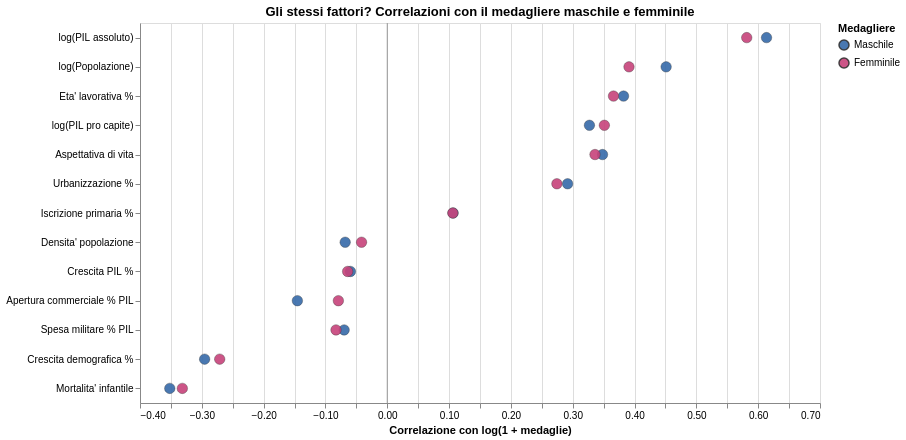

This figure's notebook cell:
### Markdown cell above
### Correlazioni per genere, fianco a fianco

Per ogni indicatore calcolo la correlazione di Pearson con `log(1 + medaglie maschili)` e con `log(1 + medaglie femminili)`. Se i due punti di un indicatore sono vicini, quel fattore "spiega" i due medaglieri allo stesso modo.

### Code cell
records = []
for col, label in INDICATORI.items():
    for target, genere in [("log_medaglie_m", "Maschile"), ("log_medaglie_f", "Femminile")]:
        tmp = panel[[col, target]].replace([np.inf, -np.inf], np.nan).dropna()
        if len(tmp) >= 30 and tmp[col].nunique() > 1:
            records.append({
                "indicatore": label,
                "genere": genere,
                "r": tmp[col].corr(tmp[target]),
                "n": len(tmp),
            })
corr_genere = pd.DataFrame(records)

ordine_indicatori = (
    corr_genere.loc[corr_genere["genere"] == "Femminile"]
    .sort_values("r", ascending=False)["indicatore"]
    .tolist()
)

punti_corr = (
    alt.Chart(corr_genere)
    .mark_circle(size=110, opacity=0.9, stroke="#333333", strokeWidth=0.4)
    .encode(
        y=alt.Y("indicatore:N", sort=ordine_indicatori, title=None),
        x=alt.X("r:Q", title="Correlazione con log(1 + medaglie)", scale=alt.Scale(domain=[-0.4, 0.7])),
        color=alt.Color("genere:N", title="Medagliere", scale=SCALA_GENERE),
        tooltip=[
            alt.Tooltip("indicatore:N", title="Indicatore"),
            alt.Tooltip("genere:N", title="Medagliere"),
            alt.Tooltip("r:Q", title="r di Pearson", format=".3f"),
            alt.Tooltip("n:Q", title="Osservazioni", format=",.0f"),
        ],
    )
)
zero_v = (
    alt.Chart(pd.DataFrame({"r": [0.0]}))
    .mark_rule(color="#999999")
    .encode(x="r:Q")
)

corr_dot_chart = (zero_v + punti_corr).properties(
    width=680, height=380,
    title="Gli stessi fattori? Correlazioni con il medagliere maschile e femminile",
)

corr_dot_chart

### Figure 1 — Vega-Lite specification as saved in the notebook (floating-point values rounded to 4 significant figures)
{"config": {"view": {"continuousWidth": 300, "continuousHeight": 300}}, "layer": [{"data": {"name": "data-2af3004a540e80d6ed620da968cf8a74"}, "mark": {"type": "rule", "color": "#999999"}, "encoding": {"x": {"field": "r", "type": "quantitative"}}}, {"data": {"name": "data-34e2748a12c30a64a1243708316b1ba9"}, "mark": {"type": "circle", "opacity": 0.9, "size": 110, "stroke": "#333333", "strokeWidth": 0.4}, "encoding": {"color": {"field": "genere", "scale": {"domain": ["Maschile", "Femminile"], "range": ["#3569a8", "#c7437a"]}, "title": "Medagliere", "type": "nominal"}, "tooltip": [{"field": "indicatore", "title": "Indicatore", "type": "nominal"}, {"field": "genere", "title": "Medagliere", "type": "nominal"}, {"field": "r", "format": ".3f", "title": "r di Pearson", "type": "quantitative"}, {"field": "n", "format": ",.0f", "title": "Osservazioni", "type": "quantitative"}], "x": {"field": "r", "scale": {"domain": [-0.4, 0.7]}, "title": "Correlazione con log(1 + medaglie)", "type": "quantitative"}, "y": {"field": "indicatore", "sort": ["log(PIL assoluto)", "log(Popolazione)", "Eta' lavorativa %", "log(PIL pro capite)", "Aspettativa di vita", "Urbanizzazione %", "Iscrizione primaria %", "Densita' popolazione", "Crescita PIL %", "Apertura commerciale % PIL", "Spesa militare % PIL", "Crescita demografica %", "Mortalita' infantile"], "title": null, "type": "nominal"}}}], "height": 380, "title": "Gli stessi fattori? Correlazioni con il medagliere maschile e femminile", "width": 680, "$schema": "https://vega.github.io/schema/vega-lite/v6.4.1.json", "datasets": {"data-2af3004a540e80d6ed620da968cf8a74": [{"r": 0.0}], "data-34e2748a12c30a64a1243708316b1ba9": [{"indicatore": "log(PIL assoluto)", "genere": "Maschile", "r": 0.6135, "n": 2628}, {"indicatore": "log(PIL assoluto)", "genere": "Femminile", "r": 0.5815, "n": 2628}, {"indicatore": "log(PIL pro capite)", "genere": "Maschile", "r": 0.327, "n": 2628}, {"indicatore": "log(PIL pro capite)", "genere": "Femminile", "r": 0.3512, "n": 2628}, {"indicatore": "log(Popolazione)", "genere": "Maschile", "r": 0.4511, "n": 3319}, {"indicatore": "log(Popolazione)", "genere": "Femminile", "r": 0.391, "n": 3319}, {"indicatore": "Aspettativa di vita", "genere": "Maschile", "r": 0.3482, "n": 3083}, {"indicatore": "Aspettativa di vita", "genere": "Femminile", "r": 0.336, "n": 3083}, {"indicatore": "Mortalita' infantile", "genere": "Maschile", "r": -0.3518, "n": 2697}, {"indicatore": "Mortalita' infantile", "genere": "Femminile", "r": -0.3315, "n": 2697}, {"indicatore": "Urbanizzazione %", "genere": "Maschile", "r": 0.2917, "n": 3090}, {"indicatore": "Urbanizzazione %", "genere": "Femminile", "r": 0.2744, "n": 3090}, {"indicatore": "Eta' lavorativa %", "genere": "Maschile", "r": 0.3822, "n": 3090}, {"indicatore": "Eta' lavorativa %", "genere": "Femminile", "r": 0.3659, "n": 3090}, {"indicatore": "Crescita demografica %", "genere": "Maschile", "r": -0.2955, "n": 3083}, {"indicatore": "Crescita demografica %", "genere": "Femminile", "r": -0.2711, "n": 3083}, {"indicatore": "Crescita PIL %", "genere": "Maschile", "r": -0.05964, "n": 2598}, {"indicatore": "Crescita PIL %", "genere": "Femminile", "r": -0.06412, "n": 2598}, {"indicatore": "Densita' popolazione", "genere": "Maschile", "r": -0.06809, "n": 2810}, {"indicatore": "Densita' popolazione", "genere": "Femminile", "r": -0.04162, "n": 2810}, {"indicatore": "Iscrizione primaria %", "genere": "Maschile", "r": 0.1065, "n": 1946}, {"indicatore": "Iscrizione primaria %", "genere": "Femminile", "r": 0.106, "n": 1946}, {"indicatore": "Spesa militare % PIL", "genere": "Maschile", "r": -0.06977, "n": 1869}, {"indicatore": "Spesa militare % PIL", "genere": "Femminile", "r": -0.08293, "n": 1869}, {"indicatore": "Apertura commerciale % PIL", "genere": "Maschile", "r": -0.1454, "n": 2020}, {"indicatore": "Apertura commerciale % PIL", "genere": "Femminile", "r": -0.07912, "n": 2020}]}}
